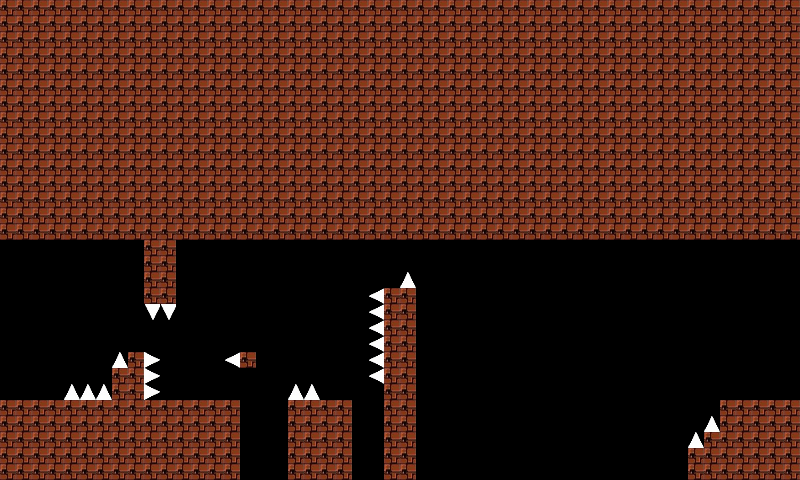

This is a level from a 2D game, rendered from its Tiled map with the project's own tilesets. A one-line summary and the map file follow, with tile-layer data summarised:
An orthogonal 50x30 tile map with 16x16 px tiles, 1 tile layer (TileLayer), 2 tilesets and 21 objects (NextStage, float0, float1, float2, float3, ...).

<map version="1.0" tiledversion="1.0.2" orientation="orthogonal" renderorder="right-down" width="50" height="30" tilewidth="16" tileheight="16" nextobjectid="67">
 <tileset firstgid="1" source="untitled3.tsx" />
 <tileset firstgid="9" source="untitled2.tsx" />
 <layer name="TileLayer" width="50" height="30">
  <data>[1500 cells, 934 non-empty, 5 distinct tile ids]</data>
 </layer>
 <objectgroup name="Map_Replace">
  <object id="56" name="NextStage" x="781.666" y="358.333" width="15.6667" height="39" />
 </objectgroup>
 <objectgroup name="Float">
  <object id="44" name="float0" x="93" y="366" />
  <object id="46" name="float1" x="261.333" y="425.667" />
  <object id="48" name="float2" x="283" y="371.667" />
  <object id="49" name="float3" x="350.333" y="327.667" />
  <object id="53" name="float4" x="446.5" y="298.333" />
  <object id="59" name="float5" x="477.5" y="329" />
  <object id="60" name="float6" x="498.5" y="368.5" />
 </objectgroup>
 <objectgroup name="Jump">
  <object id="43" name="jump0" x="115.833" y="338.167" />
  <object id="47" name="jump1" x="211.333" y="366" />
  <object id="50" name="jump2" x="341.5" y="363.333" />
  <object id="57" name="jump3" x="354.5" y="299" />
  <object id="58" name="jump4" x="367.5" y="268" />
  <object id="61" name="jump5" x="528.5" y="441.5" />
  <object id="62" name="jump6" x="573" y="441" />
  <object id="63" name="jump7" x="622.5" y="439.5" />
  <object id="64" name="jump8" x="660" y="423" />
 </objectgroup>
 <objectgroup name="SavePoint">
  <object id="45" name="Save0" x="183.667" y="362.333" />
  <object id="65" name="Save1" x="409.5" y="249" />
 </objectgroup>
 <objectgroup name="SpawnPos">
  <object id="40" name="Hero_Spawn" x="729.667" y="367.667" width="21.3333" height="26" />
  <object id="42" name="PacMan_Spawn" x="589.333" y="151.334" />
 </objectgroup>
</map>
